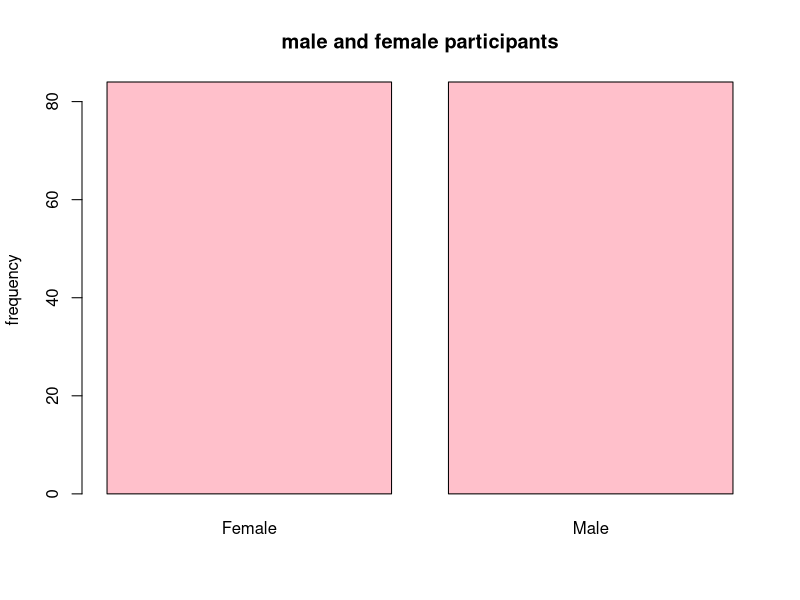
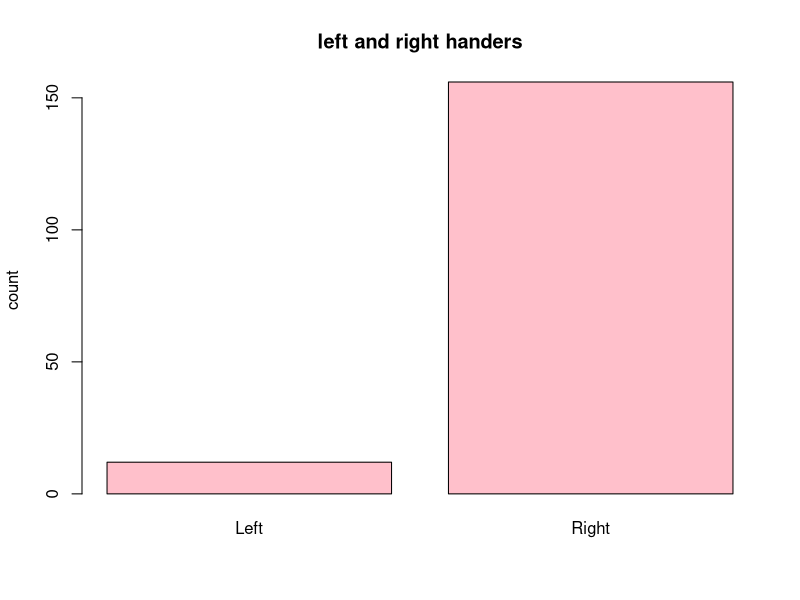
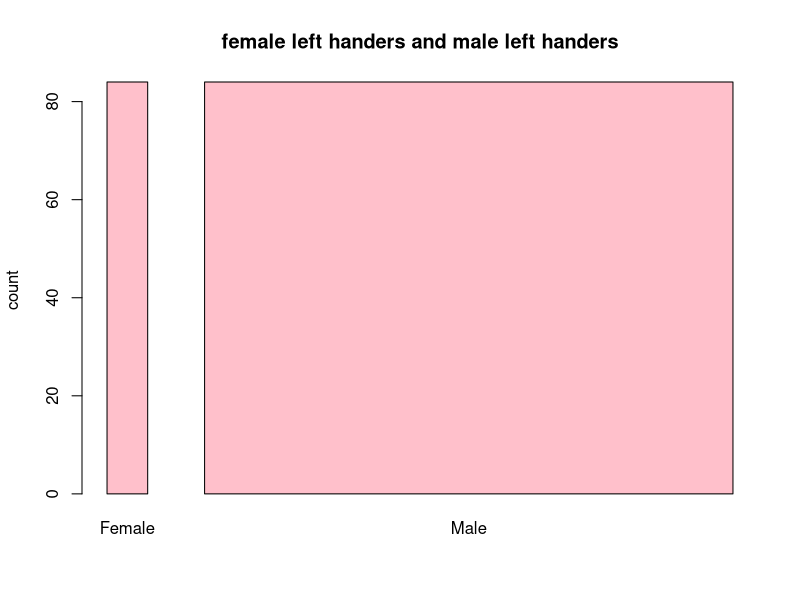
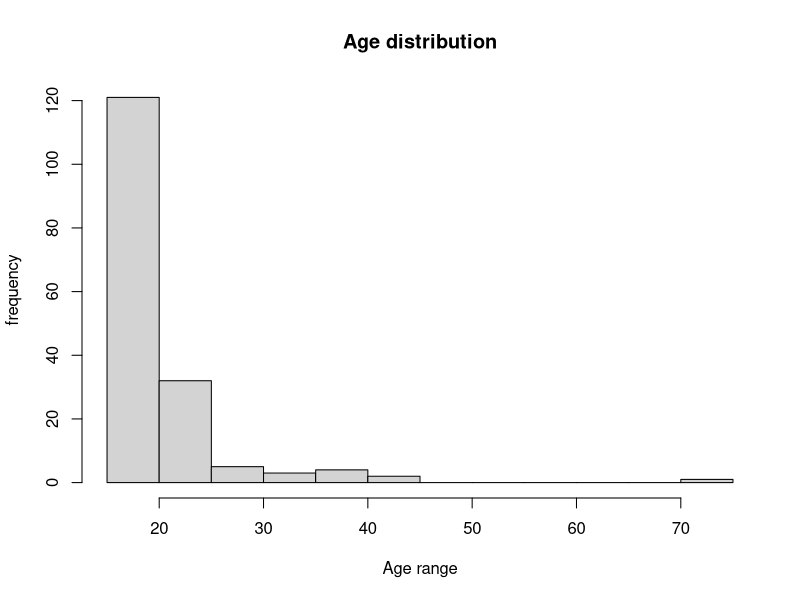
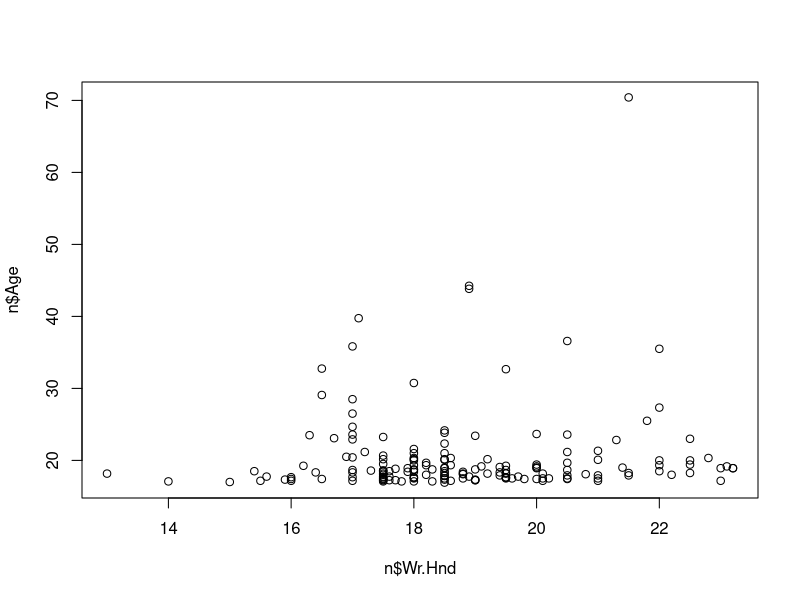
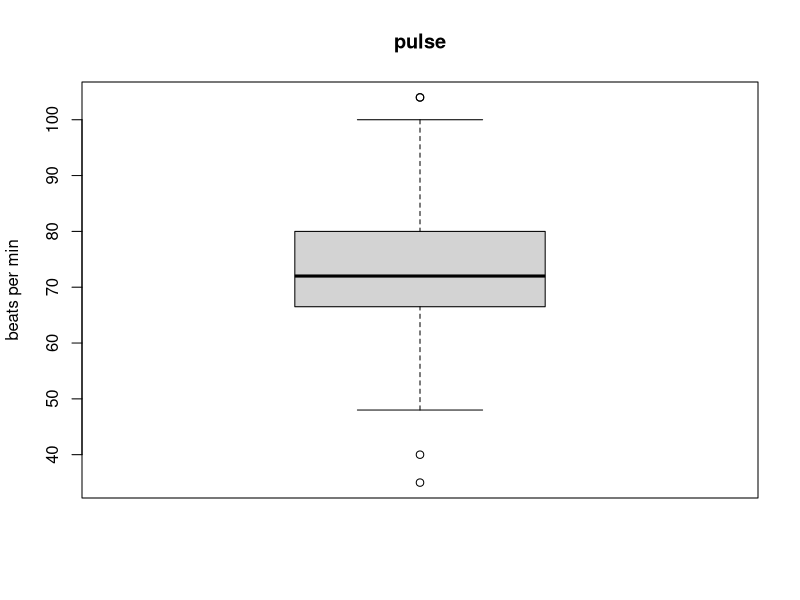

Generate these figures, in order, with R:
## ---- chunk 1
knitr::opts_chunk$set(echo = TRUE)
## ---- chunk 2
rm(list=ls())
## ---- chunk 3
library(MASS)
## ---- chunk 4
n=na.omit(survey)
## ---- chunk 5
print(n)
nn=n$Sex
print(nn)
## ---- chunk 6
help(survey)
## ---- chunk 7
f=table(n$Sex)
barplot(f,main="male and female participants",ylab="frequency",col="pink")

## ---- chunk 8
r=table(n$W.Hnd)
barplot(r,main="left and right handers",ylab="count",col="pink")
## ---- chunk 9
barplot(f,r,main="female left handers and male left handers",ylab="count",col="pink")

## ---- chunk 10
hist(n$Age,main="Age distribution",xlab="Age range",ylab="frequency")
## ---- chunk 11
plot(n$Wr.Hnd,n$Age)
## ---- chunk 12
boxplot(n$Pulse,main="pulse",ylab="beats per min")
